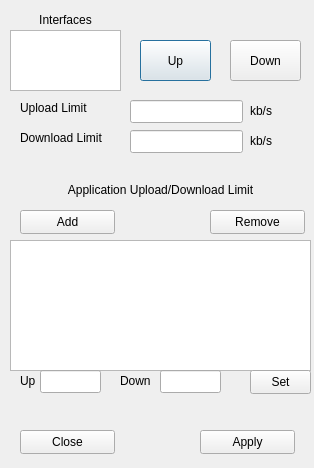
<?xml version="1.0" encoding="UTF-8"?>
<ui version="4.0">
 <class>Dialog</class>
 <widget class="QDialog" name="Dialog">
  <property name="geometry">
   <rect>
    <x>0</x>
    <y>0</y>
    <width>314</width>
    <height>468</height>
   </rect>
  </property>
  <property name="windowTitle">
   <string>Dialog</string>
  </property>
  <widget class="QLabel" name="lb_interface">
   <property name="geometry">
    <rect>
     <x>10</x>
     <y>10</y>
     <width>111</width>
     <height>20</height>
    </rect>
   </property>
   <property name="text">
    <string>Interfaces</string>
   </property>
   <property name="alignment">
    <set>Qt::AlignCenter</set>
   </property>
  </widget>
  <widget class="QListWidget" name="listWidget">
   <property name="geometry">
    <rect>
     <x>10</x>
     <y>30</y>
     <width>111</width>
     <height>61</height>
    </rect>
   </property>
  </widget>
  <widget class="QPushButton" name="pb_up">
   <property name="geometry">
    <rect>
     <x>140</x>
     <y>40</y>
     <width>71</width>
     <height>41</height>
    </rect>
   </property>
   <property name="text">
    <string>Up</string>
   </property>
  </widget>
  <widget class="QPushButton" name="pb_down">
   <property name="geometry">
    <rect>
     <x>230</x>
     <y>40</y>
     <width>71</width>
     <height>41</height>
    </rect>
   </property>
   <property name="text">
    <string>Down</string>
   </property>
  </widget>
  <widget class="QLabel" name="lb_downloadlimit">
   <property name="geometry">
    <rect>
     <x>20</x>
     <y>130</y>
     <width>101</width>
     <height>16</height>
    </rect>
   </property>
   <property name="text">
    <string>Download Limit</string>
   </property>
   <property name="alignment">
    <set>Qt::AlignLeading|Qt::AlignLeft|Qt::AlignVCenter</set>
   </property>
  </widget>
  <widget class="QLabel" name="lb_uploadlimit_2">
   <property name="geometry">
    <rect>
     <x>20</x>
     <y>100</y>
     <width>101</width>
     <height>16</height>
    </rect>
   </property>
   <property name="text">
    <string>Upload Limit</string>
   </property>
   <property name="alignment">
    <set>Qt::AlignLeading|Qt::AlignLeft|Qt::AlignVCenter</set>
   </property>
  </widget>
  <widget class="QLineEdit" name="lineEdit">
   <property name="geometry">
    <rect>
     <x>130</x>
     <y>100</y>
     <width>113</width>
     <height>23</height>
    </rect>
   </property>
  </widget>
  <widget class="QLineEdit" name="lineEdit_2">
   <property name="geometry">
    <rect>
     <x>130</x>
     <y>130</y>
     <width>113</width>
     <height>23</height>
    </rect>
   </property>
  </widget>
  <widget class="QLabel" name="lb_kbps">
   <property name="geometry">
    <rect>
     <x>250</x>
     <y>100</y>
     <width>31</width>
     <height>21</height>
    </rect>
   </property>
   <property name="text">
    <string>kb/s</string>
   </property>
  </widget>
  <widget class="QLabel" name="lb_kbps_2">
   <property name="geometry">
    <rect>
     <x>250</x>
     <y>130</y>
     <width>31</width>
     <height>21</height>
    </rect>
   </property>
   <property name="text">
    <string>kb/s</string>
   </property>
  </widget>
  <widget class="QLabel" name="lb_appupdownlimit">
   <property name="geometry">
    <rect>
     <x>10</x>
     <y>180</y>
     <width>301</width>
     <height>20</height>
    </rect>
   </property>
   <property name="text">
    <string>Application Upload/Download Limit</string>
   </property>
   <property name="alignment">
    <set>Qt::AlignCenter</set>
   </property>
  </widget>
  <widget class="QListView" name="listView">
   <property name="geometry">
    <rect>
     <x>10</x>
     <y>240</y>
     <width>301</width>
     <height>131</height>
    </rect>
   </property>
  </widget>
  <widget class="QPushButton" name="pb_add">
   <property name="geometry">
    <rect>
     <x>20</x>
     <y>210</y>
     <width>95</width>
     <height>24</height>
    </rect>
   </property>
   <property name="text">
    <string>Add</string>
   </property>
  </widget>
  <widget class="QPushButton" name="pb_remove">
   <property name="geometry">
    <rect>
     <x>210</x>
     <y>210</y>
     <width>95</width>
     <height>24</height>
    </rect>
   </property>
   <property name="text">
    <string>Remove</string>
   </property>
  </widget>
  <widget class="QLineEdit" name="lineEdit_3">
   <property name="geometry">
    <rect>
     <x>40</x>
     <y>370</y>
     <width>61</width>
     <height>23</height>
    </rect>
   </property>
  </widget>
  <widget class="QLineEdit" name="lineEdit_4">
   <property name="geometry">
    <rect>
     <x>160</x>
     <y>370</y>
     <width>61</width>
     <height>23</height>
    </rect>
   </property>
  </widget>
  <widget class="QLabel" name="lb_upload">
   <property name="geometry">
    <rect>
     <x>20</x>
     <y>370</y>
     <width>21</width>
     <height>21</height>
    </rect>
   </property>
   <property name="text">
    <string>Up</string>
   </property>
  </widget>
  <widget class="QLabel" name="label">
   <property name="geometry">
    <rect>
     <x>120</x>
     <y>370</y>
     <width>41</width>
     <height>21</height>
    </rect>
   </property>
   <property name="text">
    <string>Down</string>
   </property>
  </widget>
  <widget class="QPushButton" name="pushButton">
   <property name="geometry">
    <rect>
     <x>250</x>
     <y>370</y>
     <width>61</width>
     <height>24</height>
    </rect>
   </property>
   <property name="text">
    <string>Set</string>
   </property>
  </widget>
  <widget class="QPushButton" name="pb_close">
   <property name="geometry">
    <rect>
     <x>20</x>
     <y>430</y>
     <width>95</width>
     <height>24</height>
    </rect>
   </property>
   <property name="text">
    <string>Close</string>
   </property>
  </widget>
  <widget class="QPushButton" name="pb_apply">
   <property name="geometry">
    <rect>
     <x>200</x>
     <y>430</y>
     <width>95</width>
     <height>24</height>
    </rect>
   </property>
   <property name="text">
    <string>Apply</string>
   </property>
  </widget>
 </widget>
 <resources/>
 <connections/>
</ui>
